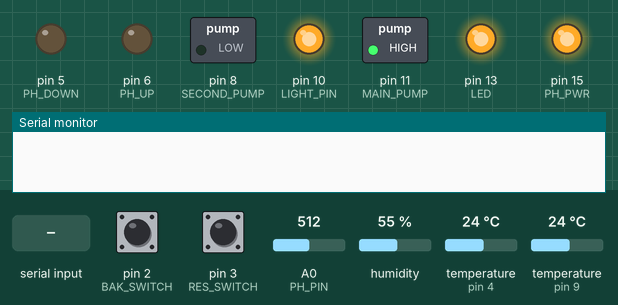
The sketch below on a simulated Arduino Uno, built with avr-gcc and run on an emulated ATmega328P. Parts: switched loads named in the sketch (green lamp = pin HIGH), output pins drawn as LEDs (lit = HIGH), the last lines printed to the serial monitor. Dashed ring = blinking. Inputs (shaded band) come from the test bench; at power-on: pin 3 (RES_SWITCH) LOW, pin 2 (BAK_SWITCH) LOW, A0 (PH_PIN) = 512, humidity 55 %, temperature (sensors on pin 4, pin 9) 24 °C.

Above: at 1.2 s.
1.3 s: pin 3 (RES_SWITCH) pulled HIGH for 1 s
At 2.8 s:
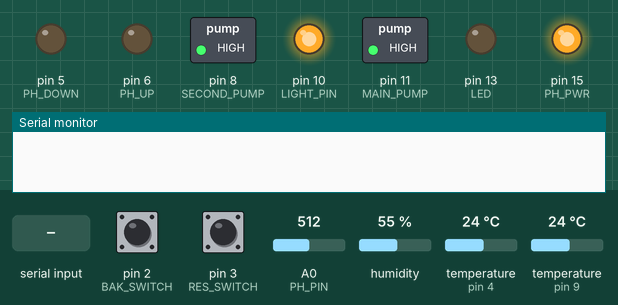
4.8 s: pin 3 (RES_SWITCH) pulled HIGH for 3.2 s
At 5.7 s:
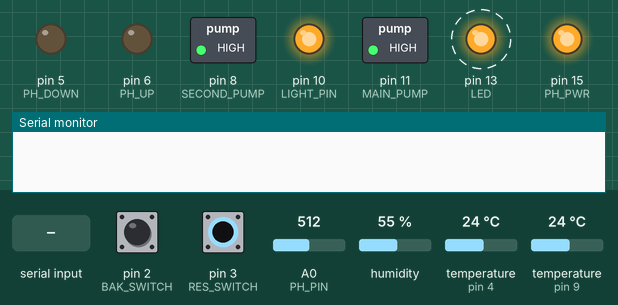
9.6 s: "d90\n" received over Serial
13.1 s: byte 116 ('t') received over Serial
16.6 s: "s90\n" received over Serial
At 19.1 s:
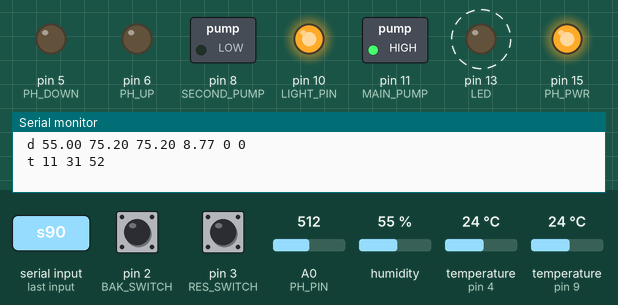
Timing chart, 0 to 21.1 s (numbered marks = the images above; inputs shaded):
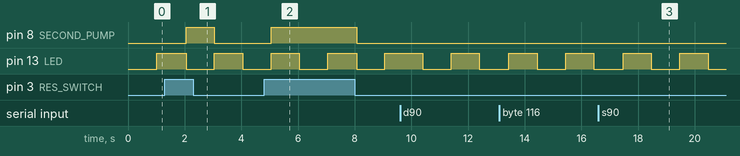

The sketch:

sensor_reader.ino
```cpp
/*
 * This code is written to measure some sensor data for my hydroponics system.
 *
 * NOT FULLY IMPLEMENTED
 * I have pumps to control ph but i have not tested controlling it automatically yet.
 *
 */

#include <DallasTemperature.h>
#include <OneWire.h>
#include <Adafruit_Sensor.h>
#include <DHT.h>
#include <DHT_U.h>

//these macros are here to preset the time to when the device is programmed.
#define SECOND 40
#define MINUTE 31
#define HOUR   11

#define LED 13
#define DHT_PIN 9
#define DB18_PIN 4
#define PH_PIN A0
#define PH_PWR 15
#define PH_GND 16
#define RES_SWITCH 3
#define BAK_SWITCH 2
#define LIGHT_PIN 10
#define MAIN_PUMP 11

#define SECOND_PUMP 8
#define PH_UP 6
#define PH_DOWN 5


#define PH_OFFSET 0.02            //deviation compensate


#define DHT_TYPE DHT11   // DHT 11


/*
 accepted commands
 's' int int int --sets the real time clock
 't' --arduino returns time in format: 't' int int int
 'd' --arduino sends sensor data

*/

/*
int ledPin=13;
int pd2=2;
int pd3=3;
int pd4=4;
int pd5=5;
int pd6=6;
int a6=19;
*/
int now=0;
int way_back_when=0;
int millisecond=0,minute=MINUTE,second=SECOND,hour=HOUR;

DHT dht(DHT_PIN, DHT_TYPE);
OneWire oneWire(DB18_PIN);
DallasTemperature db18(&oneWire);

char str[200];

void toggle_led(){
  static int blan;
  if(blan%2){
    digitalWrite(LED,LOW);
  }else{
    digitalWrite(LED,HIGH);
  }
  blan++;
}

void setup() {
  Serial.setTimeout(100);
  Serial.begin(115200);
  // put your setup code here, to run once:
  pinMode(LED, OUTPUT);
  pinMode(PH_PWR, OUTPUT);
  pinMode(PH_GND, OUTPUT);

  pinMode(RES_SWITCH, INPUT);
  pinMode(BAK_SWITCH, INPUT);

  pinMode(MAIN_PUMP, OUTPUT);
  pinMode(LIGHT_PIN, OUTPUT);
  pinMode(SECOND_PUMP, OUTPUT);

  pinMode(PH_UP, OUTPUT);
  pinMode(PH_DOWN, OUTPUT);


  digitalWrite(PH_PWR,1);
  digitalWrite(PH_GND,0);
  digitalWrite(PH_UP,0);
  digitalWrite(PH_DOWN,0);
  digitalWrite(SECOND_PUMP,0);
  digitalWrite(MAIN_PUMP,1);
  digitalWrite(LIGHT_PIN,1);//1 = off


  dht.begin();
  db18.begin();

}

void loop() {
  parse_instr();
  now=millis();
  if(now!=way_back_when){
    millisecond+=now-way_back_when;
    way_back_when=now;
    if(millisecond>=999){
      second++;
      toggle_led();
      digitalWrite(SECOND_PUMP, digitalRead(RES_SWITCH));
      millisecond=0;
      if(second>59){
        minute++;
        second=0;
        if(minute>59){
          hour++;
          minute=0;
          if(hour>23){
            hour=0;
          }
        }
        alarms();
      }
    }
  }
}

void parse_instr(){
  char instr;
  int s,m,h;
  if(Serial.available()){
    instr = Serial.read();
    if(instr == 's'){
      //setting the clock to the new time
      h=Serial.parseInt();
      m=Serial.parseInt();
      s=Serial.parseInt();
      if(1/*validate_time(s,m,h)*/){
        minute=m;
        second=s;
        hour=h;
      }
    }else if(instr ==  'd'){
      send_sensor_data();
    }else if(instr == 't'){
      sprintf(str," t %d %d %d\n",hour,minute,second);
      Serial.print(str);
    }
    else{
      Serial.flush();
    }
  }else{
  }

}

float measure_ph(){
  long raw=0;
  float voltage;
  for(int i=0;i<100;i++)
    raw += analogRead(PH_PIN);
  voltage = (raw/100)*5.0/1024;
  return 3.5*voltage + PH_OFFSET;
}

void send_sensor_data(){
db18.requestTemperatures();

Serial.print(" d ");//humidity
Serial.print( dht.readHumidity() );
Serial.print(" ");//airtemp
Serial.print( dht.readTemperature(true) );
Serial.print(" ");//watertemp
Serial.print( db18.getTempFByIndex(0) );
Serial.print(" ");//ph
Serial.print(measure_ph());
Serial.print(" ");//resevoir level
Serial.print(digitalRead(RES_SWITCH));
Serial.print(" ");//backup water level
Serial.print(digitalRead(BAK_SWITCH));
Serial.print("\n");
}

void alarms(){
//  Serial.println(minute%15);
  if(minute%15 == 0){
    digitalWrite(MAIN_PUMP, !digitalRead(MAIN_PUMP));
  }
  if(hour<6){
    digitalWrite(LIGHT_PIN,1);
  }else{
    digitalWrite(LIGHT_PIN, 0);
  }
}
```

Measured:
- after the input at 1.3 s, pin 8 (SECOND_PUMP): LOW → HIGH after 0.75 s, → LOW 1.0 s later
- after the input at 4.8 s, pin 8 (SECOND_PUMP): LOW → HIGH after 0.25 s, → LOW 3.0 s later
- after the input at 16.6 s, pin 10 (LIGHT_PIN): stays HIGH (without the input it goes to LOW after 3.8 s)
- by itself, pin 13 (LED): alternates HIGH for 1.0 s and LOW for 1.0 s
